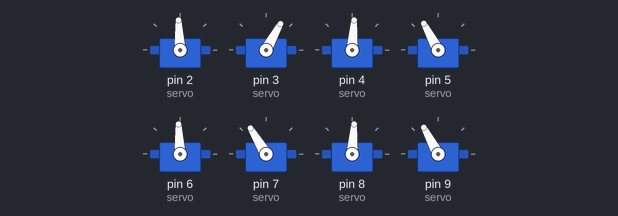
Recording of a program running on a simulated Arduino Nano, built with avr-gcc and run on an emulated ATmega328P. On the bench: 8 × servo.

Above: at 0.05 s.
At 0.4 s:
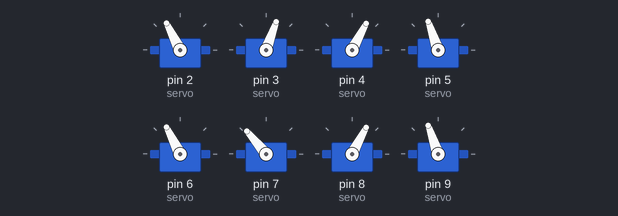
At 0.7 s:
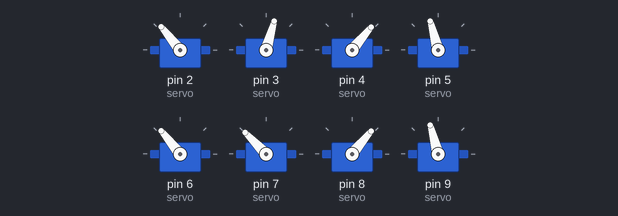
At 1.4 s:
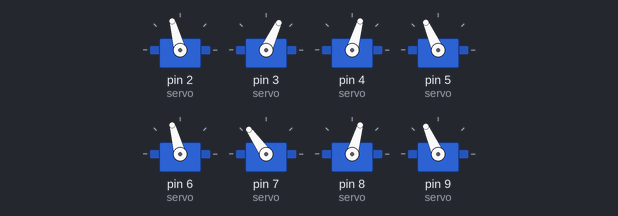
At 2.2 s:
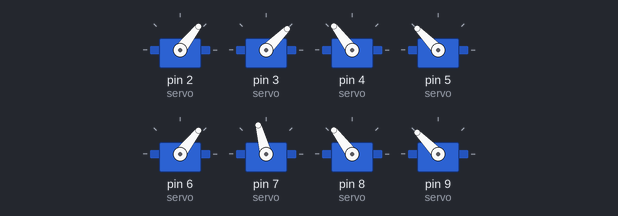
At 3.0 s:
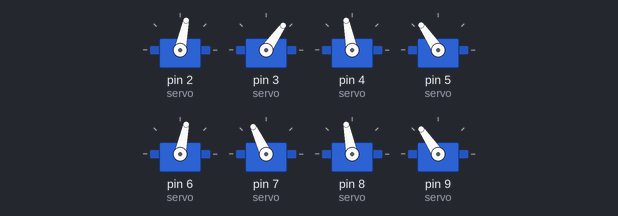
Timing chart, 0 to 7.3 s (numbered marks = the images above):
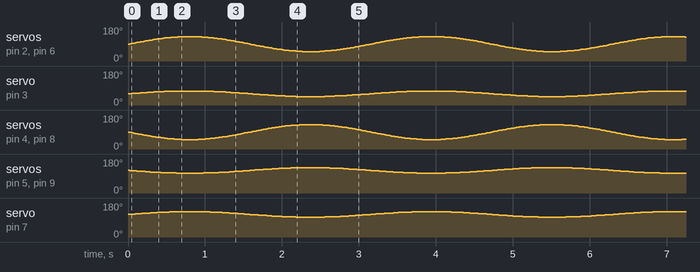

The program:

main.cpp
```cpp
#include <Arduino.h>
#include <math.h>
#include <Servo.h>

#define NUM_SERVOS 8

struct ServoState {
  float phaseshift; // 位相
  float offset; // 振動の中心
  float amplitude; // 振幅
  float speed; // 回転速度
};
class Servo_ {
  private:
    int pin;
    Servo servo;
    ServoState state;

  public:
    Servo_(int pin, ServoState& state) : pin(pin), state(state){
      // init();
    }

    void init(){
      servo.attach(pin);
    }

    float update(unsigned long t) {
      float rad = state.phaseshift * M_PI / 180.0;
      float angle = state.amplitude * sin(state.speed * t / 1000.0 + rad);
      servo.write(angle + state.offset);
      return angle;
    }
};


/*
servo positions
    ----
2 1 |  | 5 6
    |  |
4 3 |  | 7 8
    ----
*/
ServoState states[NUM_SERVOS] = {
  {0, 90, 40, 2},
  {0, 60, 15, 2},
  {0, 90, 40, -2},
  {0, 120, 15, -2},
  {0, 90, 40, 2},
  {0, 120, 15, 2},
  {0, 90, 40, -2},
  {0, 120, 15, -2}
};
Servo_ servos[NUM_SERVOS]{
  Servo_(2, states[0]),
  Servo_(3, states[1]),
  Servo_(4, states[2]),
  Servo_(5, states[3]),
  Servo_(6, states[4]),
  Servo_(7, states[5]),
  Servo_(8, states[6]),
  Servo_(9, states[7])
};

void setup() {
  Serial.begin(115200);
  for(int i=0; i<NUM_SERVOS; i++){
    servos[i].init();
  }
}

void loop() {
  unsigned long t = millis();
  for(int i=0; i<NUM_SERVOS; i++){
    servos[i].update(t);
  }
  delay(20);
}
```
